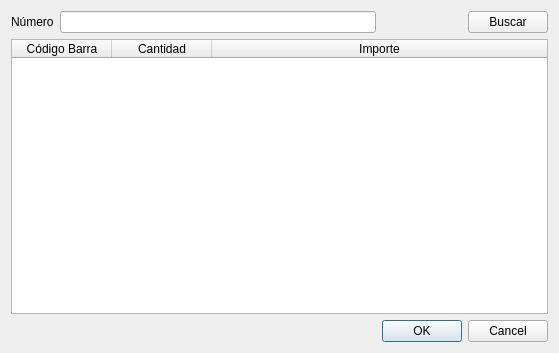
<?xml version="1.0" encoding="UTF-8"?>
<ui version="4.0">
 <class>vtnBajaRemito</class>
 <widget class="QWidget" name="vtnBajaRemito">
  <property name="geometry">
   <rect>
    <x>0</x>
    <y>0</y>
    <width>559</width>
    <height>353</height>
   </rect>
  </property>
  <property name="windowTitle">
   <string>Baja Remito</string>
  </property>
  <layout class="QVBoxLayout" name="verticalLayout">
   <item>
    <layout class="QGridLayout" name="gridLayout">
     <item row="0" column="0">
      <widget class="QLabel" name="label_2">
       <property name="text">
        <string>Número</string>
       </property>
      </widget>
     </item>
     <item row="1" column="0" colspan="4">
      <widget class="QTableWidget" name="tableWidget">
       <attribute name="horizontalHeaderStretchLastSection">
        <bool>true</bool>
       </attribute>
       <column>
        <property name="text">
         <string>Código Barra</string>
        </property>
       </column>
       <column>
        <property name="text">
         <string>Cantidad</string>
        </property>
       </column>
       <column>
        <property name="text">
         <string>Importe</string>
        </property>
       </column>
      </widget>
     </item>
     <item row="0" column="1">
      <widget class="QLineEdit" name="lineEdit"/>
     </item>
     <item row="0" column="3">
      <widget class="QPushButton" name="pushButton">
       <property name="text">
        <string>Buscar</string>
       </property>
      </widget>
     </item>
     <item row="2" column="2" colspan="2">
      <widget class="QDialogButtonBox" name="buttonBox">
       <property name="standardButtons">
        <set>QDialogButtonBox::Cancel|QDialogButtonBox::Ok</set>
       </property>
      </widget>
     </item>
    </layout>
   </item>
  </layout>
 </widget>
 <tabstops>
  <tabstop>lineEdit</tabstop>
  <tabstop>pushButton</tabstop>
  <tabstop>tableWidget</tabstop>
  <tabstop>buttonBox</tabstop>
 </tabstops>
 <resources/>
 <connections/>
</ui>
